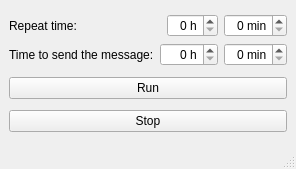
<?xml version="1.0" encoding="UTF-8"?>
<ui version="4.0">
 <class>MainWindow</class>
 <widget class="QMainWindow" name="MainWindow">
  <property name="geometry">
   <rect>
    <x>0</x>
    <y>0</y>
    <width>265</width>
    <height>169</height>
   </rect>
  </property>
  <property name="sizePolicy">
   <sizepolicy hsizetype="Preferred" vsizetype="Minimum">
    <horstretch>0</horstretch>
    <verstretch>0</verstretch>
   </sizepolicy>
  </property>
  <property name="windowTitle">
   <string>AreYouOk?</string>
  </property>
  <property name="windowIcon">
   <iconset resource="res.qrc">
    <normaloff>:/icons/icon.png</normaloff>:/icons/icon.png</iconset>
  </property>
  <widget class="QWidget" name="centralwidget">
   <layout class="QVBoxLayout" name="verticalLayout">
    <item>
     <layout class="QVBoxLayout" name="verticalLayout_2">
      <item>
       <layout class="QHBoxLayout" name="horizontalLayout_3">
        <item>
         <widget class="QLabel" name="repeatTimeLabel">
          <property name="sizePolicy">
           <sizepolicy hsizetype="Fixed" vsizetype="Preferred">
            <horstretch>0</horstretch>
            <verstretch>0</verstretch>
           </sizepolicy>
          </property>
          <property name="text">
           <string>Repeat time:                         </string>
          </property>
         </widget>
        </item>
        <item>
         <widget class="QSpinBox" name="repeatTimeH">
          <property name="wrapping">
           <bool>false</bool>
          </property>
          <property name="alignment">
           <set>Qt::AlignRight|Qt::AlignTrailing|Qt::AlignVCenter</set>
          </property>
          <property name="suffix">
           <string> h</string>
          </property>
          <property name="maximum">
           <number>24</number>
          </property>
         </widget>
        </item>
        <item>
         <widget class="QSpinBox" name="repeatTimeMin">
          <property name="alignment">
           <set>Qt::AlignRight|Qt::AlignTrailing|Qt::AlignVCenter</set>
          </property>
          <property name="suffix">
           <string> min</string>
          </property>
          <property name="maximum">
           <number>59</number>
          </property>
         </widget>
        </item>
       </layout>
      </item>
      <item>
       <layout class="QHBoxLayout" name="horizontalLayout">
        <item>
         <widget class="QLabel" name="MessageTimeLabel">
          <property name="sizePolicy">
           <sizepolicy hsizetype="Fixed" vsizetype="Preferred">
            <horstretch>0</horstretch>
            <verstretch>0</verstretch>
           </sizepolicy>
          </property>
          <property name="text">
           <string>Time to send the message:</string>
          </property>
         </widget>
        </item>
        <item>
         <widget class="QSpinBox" name="MessageTimeH">
          <property name="alignment">
           <set>Qt::AlignRight|Qt::AlignTrailing|Qt::AlignVCenter</set>
          </property>
          <property name="suffix">
           <string> h</string>
          </property>
          <property name="maximum">
           <number>24</number>
          </property>
         </widget>
        </item>
        <item>
         <widget class="QSpinBox" name="MessageTimeMin">
          <property name="alignment">
           <set>Qt::AlignRight|Qt::AlignTrailing|Qt::AlignVCenter</set>
          </property>
          <property name="suffix">
           <string> min</string>
          </property>
          <property name="maximum">
           <number>59</number>
          </property>
         </widget>
        </item>
       </layout>
      </item>
     </layout>
    </item>
    <item>
     <widget class="QPushButton" name="RunButton">
      <property name="text">
       <string>Run</string>
      </property>
     </widget>
    </item>
    <item>
     <widget class="QPushButton" name="StopButton">
      <property name="enabled">
       <bool>true</bool>
      </property>
      <property name="text">
       <string>Stop</string>
      </property>
     </widget>
    </item>
   </layout>
  </widget>
  <widget class="QMenuBar" name="menubar">
   <property name="geometry">
    <rect>
     <x>0</x>
     <y>0</y>
     <width>265</width>
     <height>21</height>
    </rect>
   </property>
  </widget>
  <widget class="QStatusBar" name="statusbar"/>
 </widget>
 <resources>
  <include location="res.qrc"/>
 </resources>
 <connections/>
</ui>
